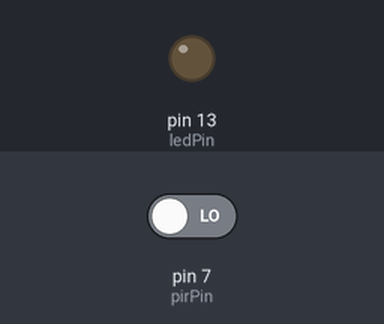
The sketch below on a simulated Arduino Uno, built with avr-gcc and run on an emulated ATmega328P. Parts: output pins drawn as LEDs (lit = HIGH). The test bench sets the inputs (shaded band); at power-on: pin 7 (pirPin) LOW.

Above: at 1.2 s.
1.3 s: pin 7 (pirPin) driven HIGH
At 1.8 s:
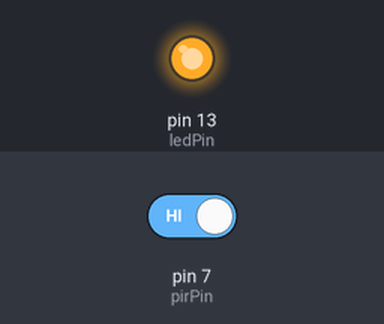
2.8 s: pin 7 (pirPin) driven LOW
At 4.2 s:
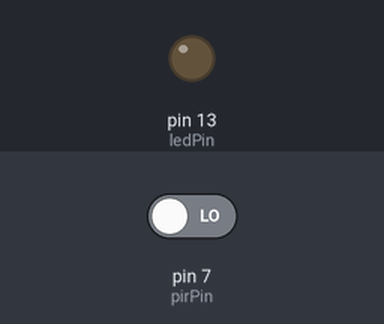
Timing chart, 0 to 5.8 s (numbered marks = the images above; inputs shaded):
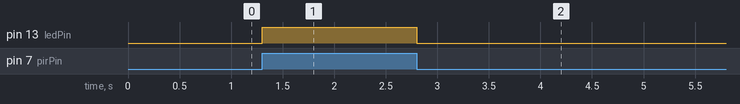

Measured:
- after the input at 1.3 s, pin 13 (ledPin): LOW → HIGH at once
- after the input at 2.8 s, pin 13 (ledPin): HIGH → LOW at once

The sketch:

HC-SR501.ino
```cpp
//www.elegoo.com
//2016.12.9

int ledPin = 13;  // LED on Pin 13 of Arduino
int pirPin = 7; // Input for HC-S501

int pirValue; // Place to store read PIR Value


void setup() {

  pinMode(ledPin, OUTPUT);
  pinMode(pirPin, INPUT);

  digitalWrite(ledPin, LOW);


}

void loop() {
  pirValue = digitalRead(pirPin);
  digitalWrite(ledPin, pirValue);

}
```
